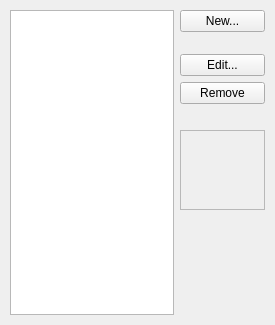
<ui version="4.0" >
 <class>FOVDialog</class>
 <widget class="QWidget" name="FOVDialog" >
  <property name="geometry" >
   <rect>
    <x>0</x>
    <y>0</y>
    <width>275</width>
    <height>325</height>
   </rect>
  </property>
  <property name="windowTitle" >
   <string>Edit FOV Symbols</string>
  </property>
  <layout class="QHBoxLayout" >
   <property name="spacing" >
    <number>6</number>
   </property>
   <property name="leftMargin" >
    <number>10</number>
   </property>
   <property name="topMargin" >
    <number>10</number>
   </property>
   <property name="rightMargin" >
    <number>10</number>
   </property>
   <property name="bottomMargin" >
    <number>10</number>
   </property>
   <item>
    <widget class="QListWidget" name="FOVListBox" />
   </item>
   <item>
    <layout class="QVBoxLayout" >
     <property name="spacing" >
      <number>6</number>
     </property>
     <property name="leftMargin" >
      <number>0</number>
     </property>
     <property name="topMargin" >
      <number>0</number>
     </property>
     <property name="rightMargin" >
      <number>0</number>
     </property>
     <property name="bottomMargin" >
      <number>0</number>
     </property>
     <item>
      <widget class="QPushButton" name="NewButton" >
       <property name="toolTip" >
        <string>Add a new FOV symbol</string>
       </property>
       <property name="whatsThis" >
        <string>Add a new field-of-view (FOV) symbol to the list.  You can define the size, shape, and color of the new symbol.</string>
       </property>
       <property name="text" >
        <string>New...</string>
       </property>
      </widget>
     </item>
     <item>
      <spacer>
       <property name="orientation" >
        <enum>Qt::Vertical</enum>
       </property>
       <property name="sizeType" >
        <enum>QSizePolicy::Fixed</enum>
       </property>
       <property name="sizeHint" >
        <size>
         <width>85</width>
         <height>16</height>
        </size>
       </property>
      </spacer>
     </item>
     <item>
      <widget class="QPushButton" name="EditButton" >
       <property name="toolTip" >
        <string>Modify the highlighted FOV symbol</string>
       </property>
       <property name="whatsThis" >
        <string>Press this button to modify the highlighted FOV symbol.  You can change its size, shape and color.</string>
       </property>
       <property name="text" >
        <string>Edit...</string>
       </property>
      </widget>
     </item>
     <item>
      <widget class="QPushButton" name="RemoveButton" >
       <property name="toolTip" >
        <string>Remove highlighted FOV symbol</string>
       </property>
       <property name="whatsThis" >
        <string>Press this button to remove the highlighted FOV symbol from the list.</string>
       </property>
       <property name="text" >
        <string>Remove</string>
       </property>
      </widget>
     </item>
     <item>
      <spacer>
       <property name="orientation" >
        <enum>Qt::Vertical</enum>
       </property>
       <property name="sizeType" >
        <enum>QSizePolicy::Fixed</enum>
       </property>
       <property name="sizeHint" >
        <size>
         <width>85</width>
         <height>20</height>
        </size>
       </property>
      </spacer>
     </item>
     <item>
      <widget class="FOVWidget" name="ViewBox" >
       <property name="minimumSize" >
        <size>
         <width>80</width>
         <height>80</height>
        </size>
       </property>
       <property name="frameShape" >
        <enum>QFrame::StyledPanel</enum>
       </property>
       <property name="frameShadow" >
        <enum>QFrame::Raised</enum>
       </property>
      </widget>
     </item>
     <item>
      <spacer>
       <property name="orientation" >
        <enum>Qt::Vertical</enum>
       </property>
       <property name="sizeType" >
        <enum>QSizePolicy::Expanding</enum>
       </property>
       <property name="sizeHint" >
        <size>
         <width>85</width>
         <height>126</height>
        </size>
       </property>
      </spacer>
     </item>
    </layout>
   </item>
  </layout>
 </widget>
  <customwidgets>  
  <customwidget>
   <class>FOVWidget</class>
   <extends>QFrame</extends>
   <header>widgets/fovwidget.h</header>
   <container>1</container>
  </customwidget>
 </customwidgets>
 <resources/>
 <connections/>
</ui>
